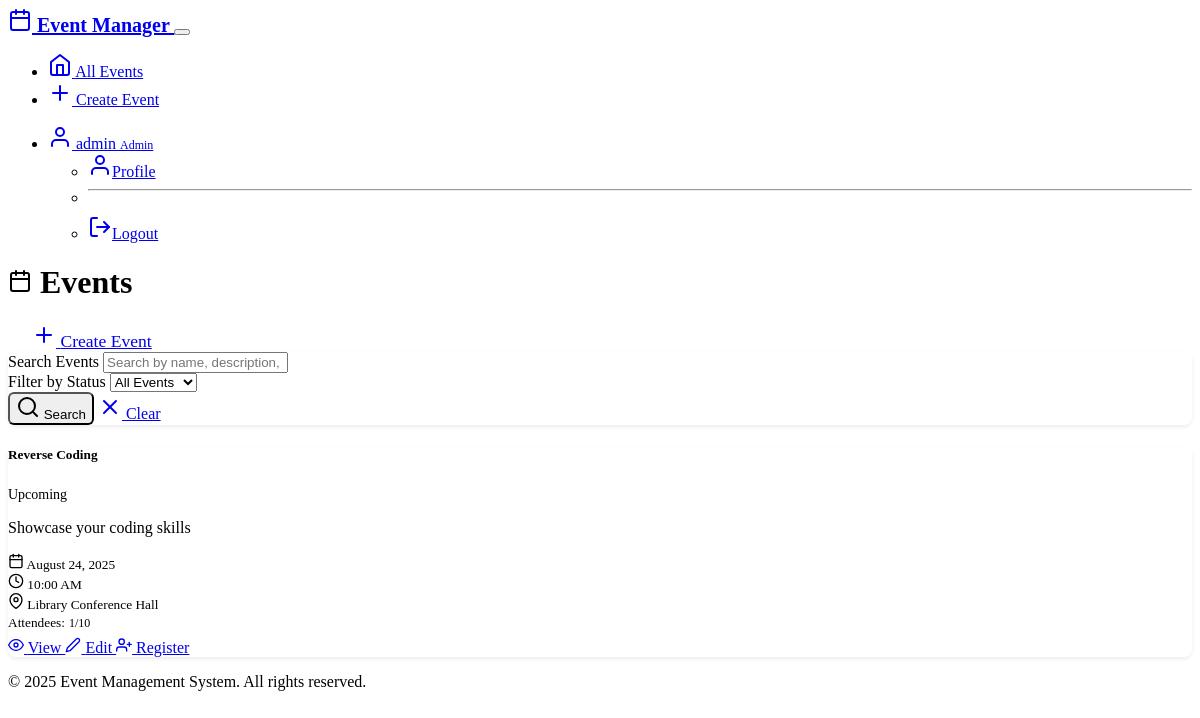
Screenshot of / (signed in) with the database file from the repository.
### models.py (models this page shows, shortened)
class User(UserMixin, db.Model):
    id = db.Column(db.Integer, primary_key=True)
    username = db.Column(db.String(64), unique=True, nullable=False, index=True)
    email = db.Column(db.String(120), unique=True, nullable=False, index=True)
    password_hash = db.Column(db.String(256), nullable=False)
    is_admin = db.Column(db.Boolean, default=False, nullable=False)
    created_at = db.Column(db.DateTime, default=datetime.utcnow)
    events = db.relationship('Event', backref='creator', lazy=True)
    registrations = db.relationship('Attendee', backref='user', lazy=True)

class Event(db.Model):
    id = db.Column(db.Integer, primary_key=True)
    name = db.Column(db.String(200), nullable=False)
    description = db.Column(db.Text, nullable=True)
    date = db.Column(db.Date, nullable=False)
    time = db.Column(db.Time, nullable=False)
    location = db.Column(db.String(300), nullable=False)
    max_attendees = db.Column(db.Integer, default=100)
    created_at = db.Column(db.DateTime, default=datetime.utcnow)
    updated_at = db.Column(db.DateTime, default=datetime.utcnow, onupdate=datetime.utcnow)
    created_by = db.Column(db.Integer, db.ForeignKey('user.id'), nullable=False)
    attendees = db.relationship('Attendee', backref='event', lazy=True, cascade='all, delete-orphan')
    @property
    def status(self):
        now = datetime.now()
        event_datetime = datetime.combine(self.date, self.time)
        if event_datetime > now:
            return 'upcoming'
        elif event_datetime.date() == now.date():
            return 'ongoing'
        else:
            return 'completed'
    @property
    def attendee_count(self):
        return db.session.query(Attendee).filter_by(event_id=self.id).count()
    @property
    def available_spots(self):
        return self.max_attendees - self.attendee_count

### routes.py (the view, shortened to what this page needs)
@app.route('/')
def index():
    search = request.args.get('search', '')
    status_filter = request.args.get('status', 'all')
    query = Event.query
    all_events = query.order_by(Event.date.desc(), Event.time.desc()).all()
    if status_filter != 'all':
        all_events = [event for event in all_events if event.status == status_filter]
    return render_template('index.html',
                         events=all_events,
                         search=search,
                         status_filter=status_filter)

### app.py (called while the page is built)
@login_manager.user_loader
def load_user(user_id):
    return models.User.query.get(int(user_id))

### templates/index.html (shortened to what this page needs)
{% extends "base.html" %}
{% block content %}
<div class="row">
    <div class="col-12">
        <div class="d-flex justify-content-between align-items-center mb-4">
            <h1 class="display-4">
                <i data-feather="calendar" class="me-3"></i>
                Events
            </h1>
            {% if current_user.is_authenticated and current_user.is_admin %}
                <a href="{{ url_for('create_event') }}" class="btn btn-primary btn-lg">
                    <i data-feather="plus" class="me-2"></i>
                    Create Event
                </a>
            {% endif %}
        </div>
        <div class="card mb-4">
            <div class="card-body">
                <form method="GET" action="{{ url_for('index') }}" class="row g-3">
                    <div class="col-md-6">
                        <label for="search" class="form-label">Search Events</label>
                        <input type="text" class="form-control" id="search" name="search"
                               value="{{ search }}" placeholder="Search by name, description, or location">
                    </div>
                    <div class="col-md-4">
                        <label for="status" class="form-label">Filter by Status</label>
                        <select class="form-select" id="status" name="status">
                            <option value="all" {% if status_filter == 'all' %}selected{% endif %}>All Events</option>
                        </select>
                    </div>
                    <div class="col-md-2 d-flex align-items-end">
                        <button type="submit" class="btn btn-outline-primary me-2">
                            <i data-feather="search" class="me-1"></i>
                            Search
                        </button>
                        <a href="{{ url_for('index') }}" class="btn btn-outline-secondary">
                            <i data-feather="x" class="me-1"></i>
                            Clear
                        </a>
                    </div>
                </form>
            </div>
        </div>
        {% if events %}
            <div class="row">
                {% for event in events %}
                    <div class="col-lg-6 col-xl-4 mb-4">
                        <div class="card h-100">
                            <div class="card-header d-flex justify-content-between align-items-center">
                                <h5 class="card-title mb-0">{{ event.name }}</h5>
                                {% if event.status == 'upcoming' %}
                                    <span class="badge bg-primary">Upcoming</span>
                                {% elif event.status == 'ongoing' %}
                                    <span class="badge bg-success">Ongoing</span>
                                {% else %}
                                    <span class="badge bg-secondary">Completed</span>
                                {% endif %}
                            </div>
                            <div class="card-body">
                                {% if event.description %}
                                    <p class="card-text">{{ event.description[:100] }}{% if event.description|length > 100 %}...{% endif %}</p>
                                {% endif %}
                                <div class="mb-2">
                                    <small class="text-muted">
                                        <i data-feather="calendar" width="16" height="16" class="me-1"></i>
                                        {{ event.date.strftime('%B %d, %Y') }}
                                    </small>
                                </div>
                                <div class="mb-2">
                                    <small class="text-muted">
                                        <i data-feather="clock" width="16" height="16" class="me-1"></i>
                                        {{ event.time.strftime('%I:%M %p') }}
                                    </small>
                                </div>
                                <div class="mb-3">
                                    <small class="text-muted">
                                        <i data-feather="map-pin" width="16" height="16" class="me-1"></i>
                                        {{ event.location }}
                                    </small>
                                </div>
                                <div class="mb-3">
                                    <div class="d-flex justify-content-between align-items-center">
                                        <small class="text-muted">Attendees:</small>
                                        <span class="badge bg-info">{{ event.attendee_count }}/{{ event.max_attendees }}</span>
                                    </div>
                                    {% if event.max_attendees > 0 %}
                                        <div class="progress mt-1" style="height: 6px;">
                                        </div>
                                    {% endif %}
                                </div>
                            </div>
                            <div class="card-footer bg-transparent">
                                <div class="d-flex gap-2">
                                    <a href="{{ url_for('event_detail', id=event.id) }}" class="btn btn-sm btn-outline-primary">
                                        <i data-feather="eye" width="16" height="16" class="me-1"></i>
                                        View
                                    </a>
                                    {% if current_user.is_authenticated and current_user.is_admin %}
                                        <a href="{{ url_for('edit_event', id=event.id) }}" class="btn btn-sm btn-outline-secondary">
                                            <i data-feather="edit-2" width="16" height="16" class="me-1"></i>
                                            Edit
                                        </a>
                                    {% endif %}
                                    {% if current_user.is_authenticated and event.status != 'completed' and event.available_spots > 0 %}
                                        <a href="{{ url_for('register_for_event', id=event.id) }}" class="btn btn-sm btn-success ms-auto">
                                            <i data-feather="user-plus" width="16" height="16" class="me-1"></i>
                                            Register
                                        </a>
                                    {% elif not current_user.is_authenticated %}
                                        <a href="{{ url_for('login') }}" class="btn btn-sm btn-info ms-auto">
                                            <i data-feather="log-in" width="16" height="16" class="me-1"></i>
                                            Login to Register
                                        </a>
                                    {% endif %}
                                </div>
                            </div>
                        </div>
                    </div>
                {% endfor %}
            </div>
        {% endif %}
    </div>
</div>
{% endblock %}

### templates/base.html (shortened to what this page needs)
<!DOCTYPE html>
<html lang="en" data-bs-theme="dark">
<head>
    <link href="https://cdn.replit.com/agent/bootstrap-agent-dark-theme.min.css" rel="stylesheet">
    <link rel="stylesheet" href="{{ url_for('static', filename='css/custom.css') }}">
</head>
<body>
    <nav class="navbar navbar-expand-lg navbar-dark bg-dark">
        <div class="container">
            <a class="navbar-brand" href="{{ url_for('index') }}">
                <i data-feather="calendar" class="me-2"></i>
                Event Manager
            </a>
            <button class="navbar-toggler" type="button" data-bs-toggle="collapse" data-bs-target="#navbarNav">
            </button>
            <div class="collapse navbar-collapse" id="navbarNav">
                <ul class="navbar-nav me-auto">
                    <li class="nav-item">
                        <a class="nav-link" href="{{ url_for('index') }}">
                            <i data-feather="home" class="me-1"></i>
                            All Events
                        </a>
                    </li>
                    {% if current_user.is_authenticated and current_user.is_admin %}
                        <li class="nav-item">
                            <a class="nav-link" href="{{ url_for('create_event') }}">
                                <i data-feather="plus" class="me-1"></i>
                                Create Event
                            </a>
                        </li>
                    {% endif %}
                </ul>
                <ul class="navbar-nav ms-auto">
                    {% if current_user.is_authenticated %}
                        <li class="nav-item dropdown">
                            <a class="nav-link dropdown-toggle" href="#" id="navbarDropdown" role="button" data-bs-toggle="dropdown">
                                <i data-feather="user" class="me-1"></i>
                                {{ current_user.username }}
                                {% if current_user.is_admin %}
                                    <span class="badge bg-primary ms-1">Admin</span>
                                {% endif %}
                            </a>
                            <ul class="dropdown-menu">
                                <li><a class="dropdown-item" href="{{ url_for('profile') }}">
                                    <i data-feather="user" class="me-2"></i>Profile
                                </a></li>
                                <li><hr class="dropdown-divider"></li>
                                <li><a class="dropdown-item" href="{{ url_for('logout') }}">
                                    <i data-feather="log-out" class="me-2"></i>Logout
                                </a></li>
                            </ul>
                        </li>
                    {% endif %}
                </ul>
            </div>
        </div>
    </nav>
    <main class="container my-4">
        {% block content %}{% endblock %}
    </main>
    <footer class="bg-dark text-light py-4 mt-5">
        <div class="container text-center">
            <p class="mb-0">&copy; 2025 Event Management System. All rights reserved.</p>
        </div>
    </footer>
</body>
</html>

### static/css/custom.css (style rules this page uses)
:root { --event-card-shadow: 0 0.125rem 0.25rem rgba(0, 0, 0, 0.075); --event-card-hover-shadow: 0 0.5rem 1rem rgba(0, 0, 0, 0.15); --border-radius-lg: 0.5rem; }
.card { border-radius: var(--border-radius-lg); box-shadow: var(--event-card-shadow); transition: box-shadow 0.3s ease-in-out, transform 0.2s ease-in-out; }
.progress { border-radius: 0.25rem; overflow: hidden; }
.badge { font-size: 0.75em; font-weight: 500; }
.form-label { font-weight: 500; margin-bottom: 0.5rem; }
.btn { border-radius: 0.375rem; font-weight: 500; transition: all 0.2s ease-in-out; }
.btn-lg { padding: 0.75rem 1.5rem; font-size: 1.1rem; }
.navbar-brand { font-weight: 600; font-size: 1.25rem; }
.navbar-nav .nav-link { font-weight: 500; transition: color 0.2s ease-in-out; }
footer { margin-top: auto; }
.card-header { font-weight: 600; }
.card-header .badge { font-size: 0.875em; }

### rows the page displays
User: username "admin"
Event: name "Reverse Coding", shows "Upcoming", description "Showcase your coding skills", date "August 24, 2025", time "10:00 AM", location "Library Conference Hall", attendee_count "1", max_attendees "10"
